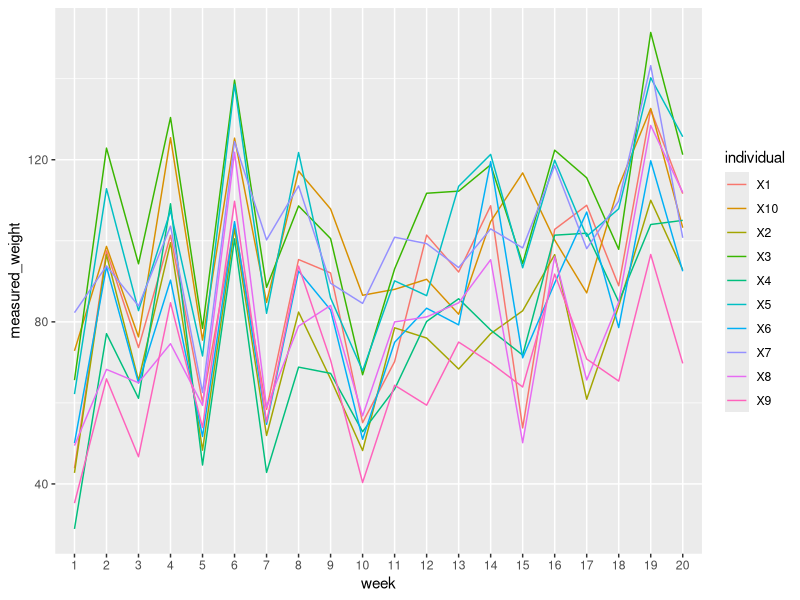
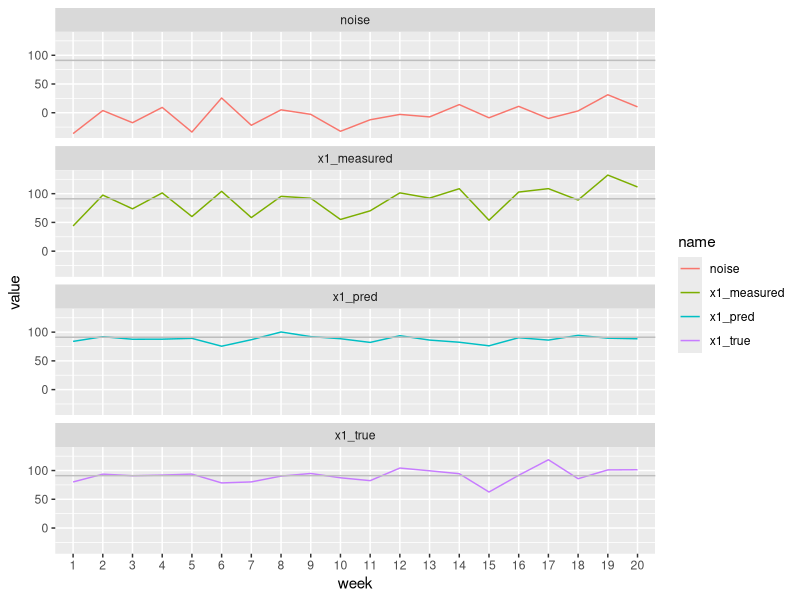

R code for these plots, in order:
## ---- chunk 1
knitr::opts_knit$set(base.dir = "/Users/kath/docs/nichollskc.github.io/", base.url = "/")
knitr::opts_chunk$set(fig.path = "assets/images/")
## ---- chunk 2
library(tidyverse)
## ---- chunk 3
set.seed(13)
n_inds <- 10
n_weeks <- 20
between_individual_sd <- 20
within_invividual_sd <- 10
measurement_noise_sd <- 20

# Simulate baseline weights for each individual - weekly fluctuations will be relative to this baseline
baseline_weights <- rnorm(n_inds, mean=80, sd=between_individual_sd)
baseline_weights[1:5]
## ---- chunk 4
# Add weekly fluctuations for each individual
weekly_weights_true <- matrix(rnorm(n_inds*n_weeks,
                                    mean=rep(baseline_weights, n_weeks),
                                    sd=within_invividual_sd),
                              ncol=n_inds,
                              byrow=TRUE)
measurement_noise <- rnorm(n_weeks, mean=0, sd=measurement_noise_sd)
weekly_weights_measured <- data.frame(weekly_weights_true + matrix(rep(measurement_noise, n_inds), ncol=n_inds))
weekly_weights_measured$week <- as.factor(1:n_weeks)
weekly_weights_measured[1:8, 1:5]
## ---- chunk 5
# Transform the data so that each row corresponds to a single measurement,
#   with the 'week' column still giving the week of the measurement and 
#   the 'individual' column giving the ID of the individual
ggplot(pivot_longer(weekly_weights_measured,
                    cols=-week,
                    names_to="individual",
                    values_to="measured_weight"),
       aes(x=week, y=measured_weight, colour=individual, group=individual)) + 
  geom_line()
## ---- chunk 6
model <- lm(X1 ~ . - week, data=weekly_weights_measured)
print(model)
## ---- chunk 7
# Construct a data frame with useful columns for each week (sample) for this individual (variable X1)
x1_measurements <- data.frame(week=weekly_weights_measured$week,
                      individual="X1",
                      x1_measured=weekly_weights_measured$X1,
                      x1_true=weekly_weights_true[, 1],
                      noise=measurement_noise,
                      x1_pred=model$residuals + mean(weekly_weights_measured$X1),
                      x1_residuals=model$residuals)

# Sum of squared error of measurement compared to true value
true_fluctuations <- x1_measurements$x1_true - baseline_weights[1]
measured_fluctuations <- x1_measurements$x1_measured - baseline_weights[1]
print(sum((true_fluctuations - measured_fluctuations)**2))
# Sum of squared error of predicted compared to true value
print(sum((true_fluctuations - model$residuals)**2))
## ---- chunk 8
# Pivot so we have a row for each weight value, with a new column 'name' giving the type of measurement (true, predicted, measured)
ggplot(pivot_longer(x1_measurements, cols=x1_measured:x1_pred),
       aes(x=week, group=name)) +
  geom_line(aes(y=value, colour=name)) +
  #geom_smooth(method='lm', mapping=aes(y=value), formula=y~x) +
  geom_hline(yintercept=baseline_weights[1], colour='grey') +
  facet_wrap(~name, ncol=1)
